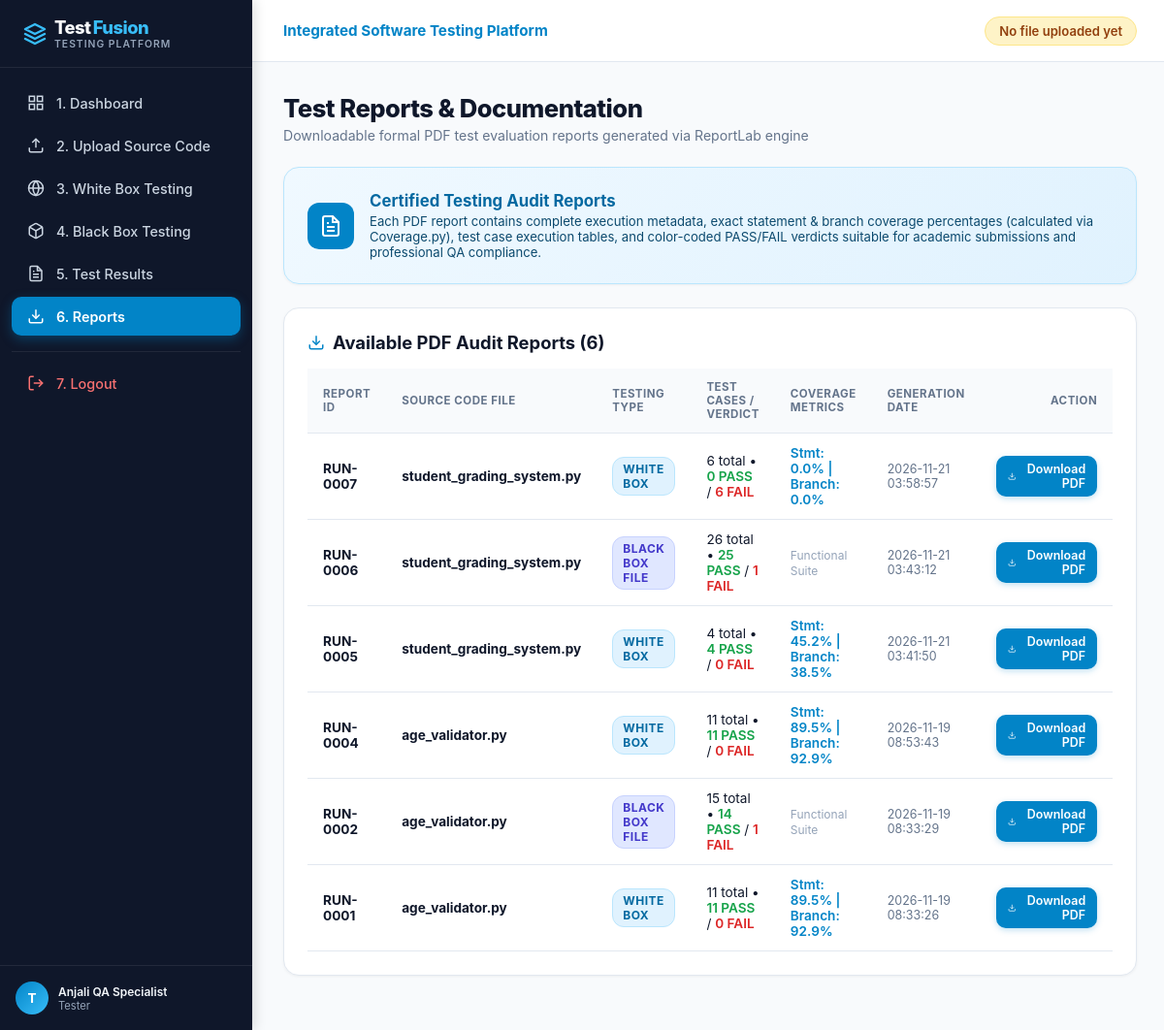
The app's page /reports (signed in), older data.
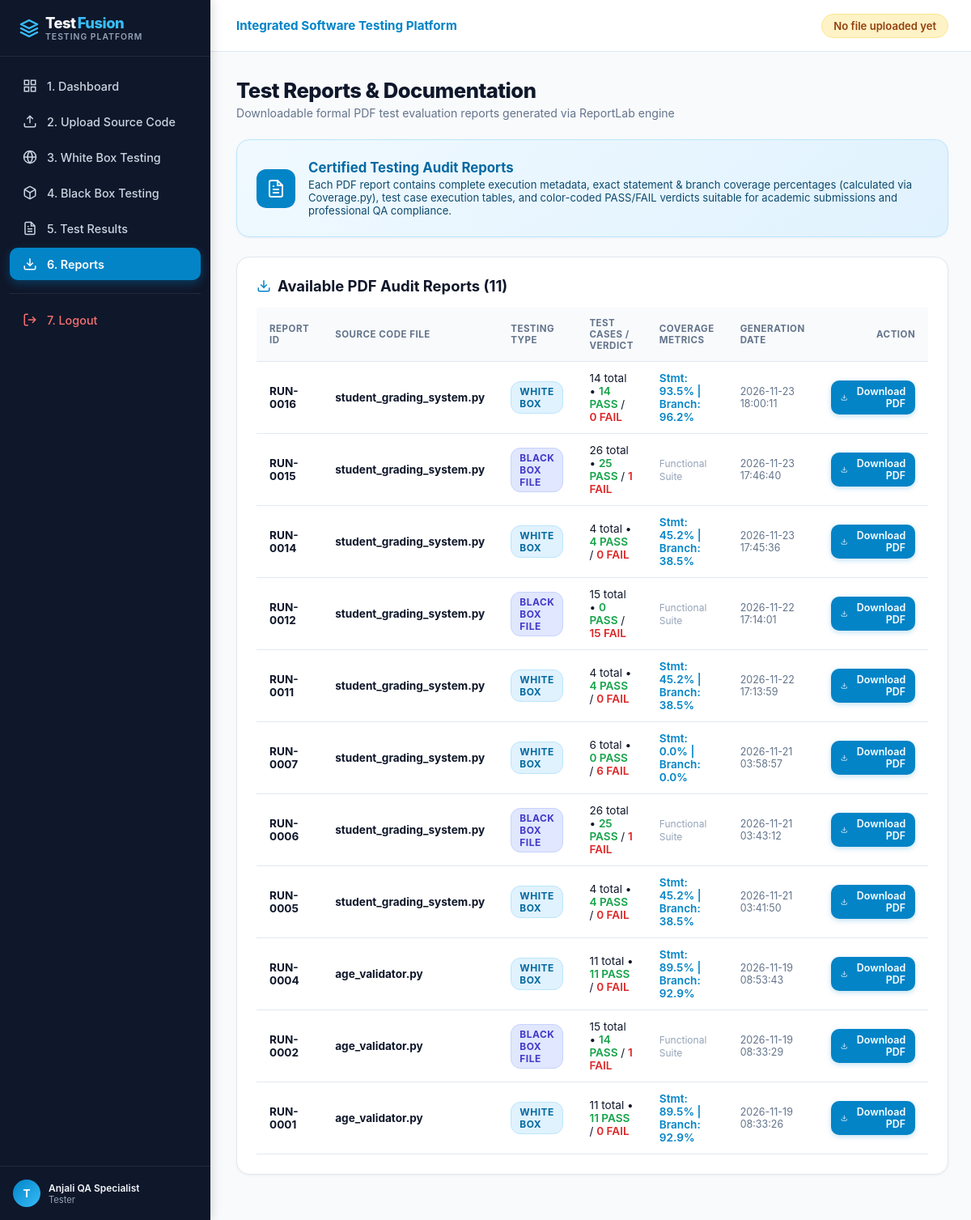
The same page, newer data.
### tables this page shows
CREATE TABLE test_executions (
    id INTEGER PRIMARY KEY AUTOINCREMENT,
    user_id INTEGER NOT NULL,
    file_id INTEGER,
    test_type TEXT NOT NULL,
    total_tests INTEGER DEFAULT 0,
    passed_tests INTEGER DEFAULT 0,
    failed_tests INTEGER DEFAULT 0,
    statement_coverage REAL DEFAULT 0.0,
    branch_coverage REAL DEFAULT 0.0,
    total_statements INTEGER DEFAULT 0,
    covered_statements INTEGER DEFAULT 0,
    total_branches INTEGER DEFAULT 0,
    covered_branches INTEGER DEFAULT 0,
    duration_ms INTEGER DEFAULT 0,
    executed_lines TEXT DEFAULT '[]',
    missing_lines TEXT DEFAULT '[]',
    uncovered_branches TEXT DEFAULT '[]',
    pdf_report_path TEXT,
    executed_at TIMESTAMP DEFAULT CURRENT_TIMESTAMP,
    FOREIGN KEY (user_id) REFERENCES users(id) ON DELETE CASCADE,
    FOREIGN KEY (file_id) REFERENCES uploaded_files(id) ON DELETE SET NULL
);

CREATE TABLE uploaded_files (
    id INTEGER PRIMARY KEY AUTOINCREMENT,
    user_id INTEGER NOT NULL,
    filename TEXT NOT NULL,
    filepath TEXT NOT NULL,
    file_content TEXT NOT NULL,
    file_size INTEGER NOT NULL,
    uploaded_at TIMESTAMP DEFAULT CURRENT_TIMESTAMP,
    FOREIGN KEY (user_id) REFERENCES users(id) ON DELETE CASCADE
);

### app.py (the view)
@app.route('/reports')
@login_required
def reports():
    user_id = session['user_id']
    conn = get_db_connection()
    report_list = conn.execute("""
        SELECT e.*, f.filename
        FROM test_executions e
        LEFT JOIN uploaded_files f ON e.file_id = f.id
        WHERE e.user_id = ? AND e.pdf_report_path IS NOT NULL
        ORDER BY e.executed_at DESC
    """, (user_id,)).fetchall()
    conn.close()
    return render_template('reports.html', reports=report_list)

### app.py (called while the page is built)
def login_required(f):
    @wraps(f)
    def decorated_function(*args, **kwargs):
        if 'user_id' not in session:
            flash("Please log in to access the testing platform.", "warning")
            return redirect(url_for('login'))
        return f(*args, **kwargs)
    return decorated_function

def get_current_user():
    if 'user_id' not in session:
        return None
    conn = get_db_connection()
    user = conn.execute("SELECT id, username, email, full_name, role FROM users WHERE id = ?", (session['user_id'],)).fetchone()
    conn.close()
    return user

@app.context_processor
def inject_globals():
    return {
        'current_user': get_current_user(),
        'now': datetime.now()
    }

### database/db.py (called while the page is built)
def get_db_connection():
    conn = sqlite3.connect(DB_PATH)
    conn.row_factory = sqlite3.Row
    conn.execute("PRAGMA foreign_keys = ON;")
    return conn

### templates/reports.html (shortened to what the changed rows need)
{% extends "base.html" %}
{% block content %}
<div class="page-header">
    <div>
        <h1 class="page-title">Test Reports &amp; Documentation</h1>
    </div>
</div>
<div class="content-card">
    <h2 class="card-title">
        <svg width="18" height="18" viewBox="0 0 24 24" fill="none" stroke="#0284c7" stroke-width="2"><path d="M21 15v4a2 2 0 0 1-2 2H5a2 2 0 0 1-2-2v-4"></path><polyline points="7 10 12 15 17 10"></polyline><line x1="12" y1="15" x2="12" y2="3"></line></svg>
        Available PDF Audit Reports ({{ reports | length }})
    </h2>
    <div class="table-responsive">
        <table class="custom-table">
            <thead>
                <tr>
                    <th>Report ID</th>
                    <th>Source Code File</th>
                    <th>Testing Type</th>
                    <th>Test Cases / Verdict</th>
                    <th>Coverage Metrics</th>
                    <th>Generation Date</th>
                    <th style="text-align: right;">Action</th>
                </tr>
            </thead>
            <tbody>
                {% for r in reports %}
                <tr>
                    <td><b>RUN-{{ "%04d" % r['id'] }}</b></td>
                    <td><b>{{ r['filename'] or 'N/A' }}</b></td>
                    <td>
                        {% if r['test_type'] == 'WHITE_BOX' %}
                            <span class="badge badge-info">White Box</span>
                        {% elif r['test_type'] == 'BLACK_BOX_FILE' %}
                            <span class="badge" style="background:#e0e7ff; color:#4338ca; border:1px solid #c7d2fe;">Black Box File</span>
                        {% else %}
                            <span class="badge" style="background:#f3e8ff; color:#7e22ce; border:1px solid #e9d5ff;">Manual Test</span>
                        {% endif %}
                    </td>
                    <td>
                        {{ r['total_tests'] }} total &bull;
                        <span style="color: #16a34a; font-weight: 600;">{{ r['passed_tests'] }} PASS</span> /
                        <span style="color: #dc2626; font-weight: 600;">{{ r['failed_tests'] }} FAIL</span>
                    </td>
                    <td>
                        {% if r['test_type'] == 'WHITE_BOX' %}
                            <span style="font-weight: 600; color: #0284c7;">
                                Stmt: {{ r['statement_coverage'] | round(1) }}% | Branch: {{ r['branch_coverage'] | round(1) }}%
                            </span>
                        {% else %}
                            <span style="color: #94a3b8; font-size: 0.75rem;">Functional Suite</span>
                        {% endif %}
                    </td>
                    <td style="color: #64748b; font-size: 0.78rem;">{{ r['executed_at'] }}</td>
                    <td style="text-align: right;">
                        <a href="{{ url_for('download_report', execution_id=r['id']) }}" class="btn btn-primary btn-sm">
                            <svg width="12" height="12" viewBox="0 0 24 24" fill="none" stroke="currentColor" stroke-width="2"><path d="M21 15v4a2 2 0 0 1-2 2H5a2 2 0 0 1-2-2v-4"></path><polyline points="7 10 12 15 17 10"></polyline><line x1="12" y1="15" x2="12" y2="3"></line></svg>
                            Download PDF
                        </a>
                    </td>
                </tr>
                {% else %}
                <tr>
                    <td colspan="7" style="text-align: center; color: #94a3b8; padding: 32px;">
                        No PDF reports generated yet. Execute a White Box or Black Box test run to generate certified reports!
                    </td>
                </tr>
                {% endfor %}
            </tbody>
        </table>
    </div>
</div>
{% endblock %}

Row changes from the older to the newer data that the page shows:
added test_executions: id "0016", filename "student_grading_system.py", test_type "WHITE BOX", total_tests "14", passed_tests "14", failed_tests "0", statement_coverage "93.5", branch_coverage "96.2", executed_at "2026-11-23 18:00:11"
added test_executions: id "0015", filename "student_grading_system.py", test_type "BLACK BOX FILE", total_tests "26", passed_tests "25", failed_tests "1", executed_at "2026-11-23 17:46:40"
added test_executions: id "0014", filename "student_grading_system.py", test_type "WHITE BOX", total_tests "4", passed_tests "4", failed_tests "0", statement_coverage "45.2", branch_coverage "38.5", executed_at "2026-11-23 17:45:36"
added test_executions: id "0012", filename "student_grading_system.py", test_type "BLACK BOX FILE", total_tests "15", passed_tests "0", failed_tests "15", executed_at "2026-11-22 17:14:01"
added test_executions: id "0011", filename "student_grading_system.py", test_type "WHITE BOX", total_tests "4", passed_tests "4", failed_tests "0", statement_coverage "45.2", branch_coverage "38.5", executed_at "2026-11-22 17:13:59"
Text that changed along with them:
{{ reports | length }}: "6" → "11"
